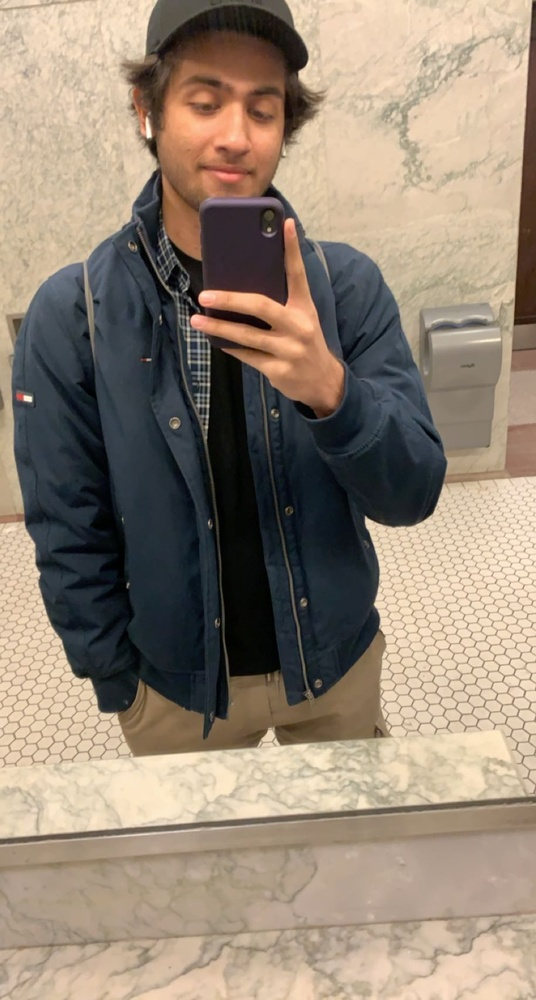
#> input picture unionPic.jpg, 536 x 1000 px, shrunk from 914 x 1706 before the run
$ python cartoonify.py
#> lines starting #> are read from the running program, lines starting #| are printed output that depends on the picture; after the words box and inside, x2 and y2 are one past the last pixel; in counts of white or black regions, pixels touching at a corner belong together
# -*- coding: utf-8 -*-
"""Cartoonify.ipynb

Automatically generated by Colaboratory.

Original file is located at
    https://colab.research.google.com/drive/1U0YydFHAeYnW2o3k_Q2Z6tvZaMjnx9E6
"""

import cv2
import numpy as np
from google.colab.patches import cv2_imshow

img = cv2.imread('unionPic.jpg')
#> img is the input picture: shape (1000, 536, 3); mean B, G, R 117.2, 133.1, 147.9

#edges
gray = cv2.cvtColor(img, cv2.COLOR_BGR2GRAY)
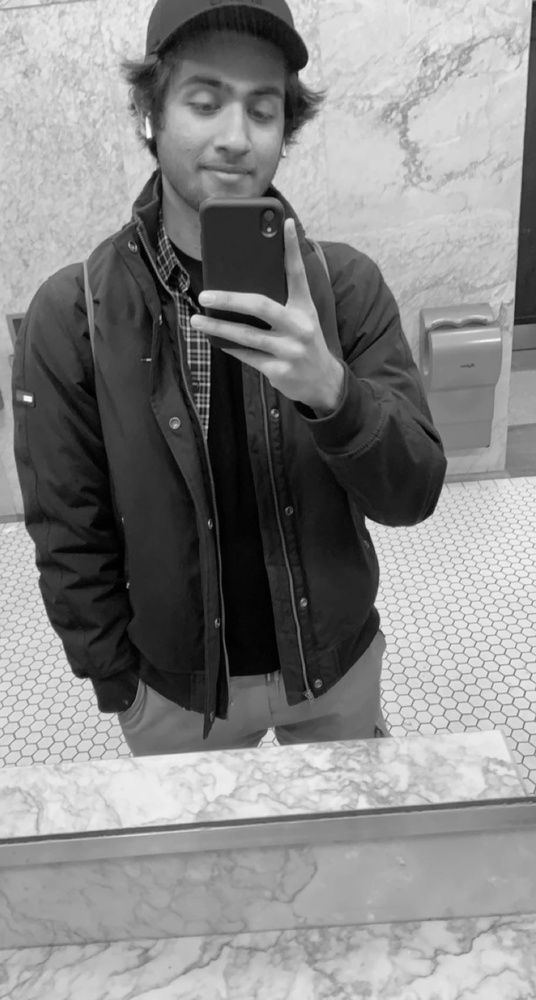
#> gray: shape (1000, 536); min 0, max 253, mean 135.7
gray = cv2.medianBlur(gray, 5)
edges = cv2.adaptiveThreshold(gray, 255, cv2.ADAPTIVE_THRESH_MEAN_C, cv2.THRESH_BINARY, 9, 4)
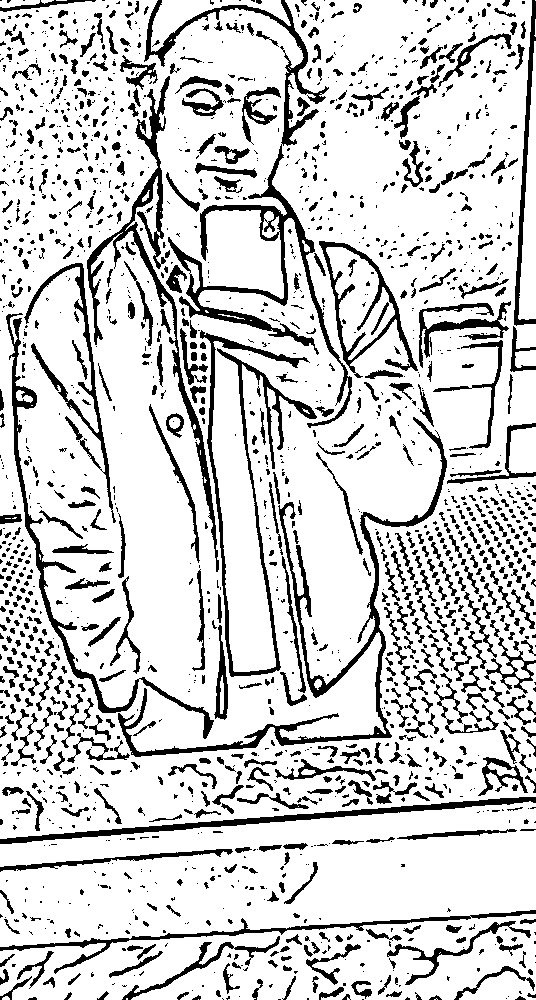
#> edges: shape (1000, 536); 81.8% white; 1806 black regions (1130 under 20 px), largest, box (x1, y1, x2, y2) and area: (144, 0, 352, 428) 7710, (118, 417, 447, 757) 5751, (87, 76, 219, 572) 4787
#edges = cv2.Canny(img,60,100)

#color
color = cv2.bilateralFilter(img, 13, 300, 300)
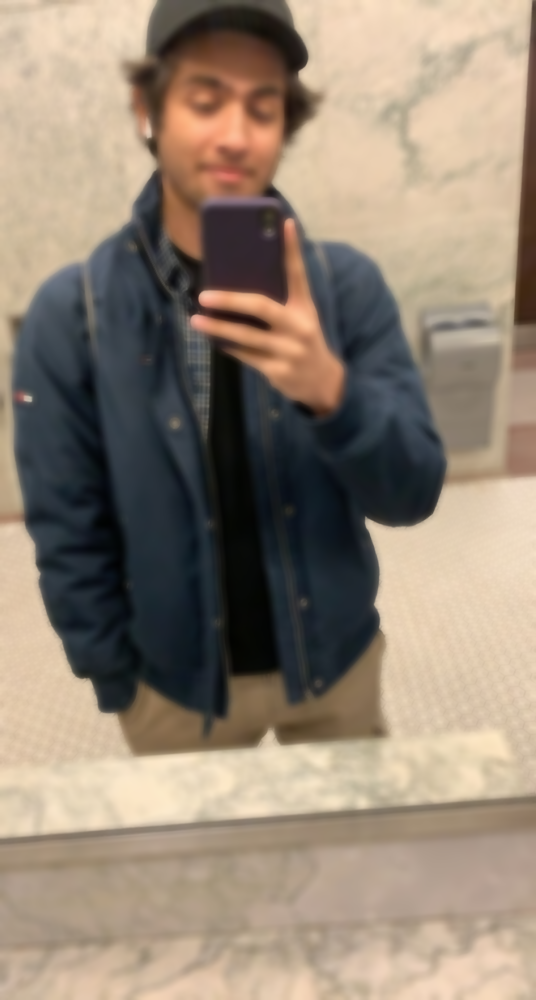
#> color: shape (1000, 536, 3); mean B, G, R 117.2, 133.1, 148

#cartoon
cartoon = cv2.bitwise_and(color, color, mask=edges)
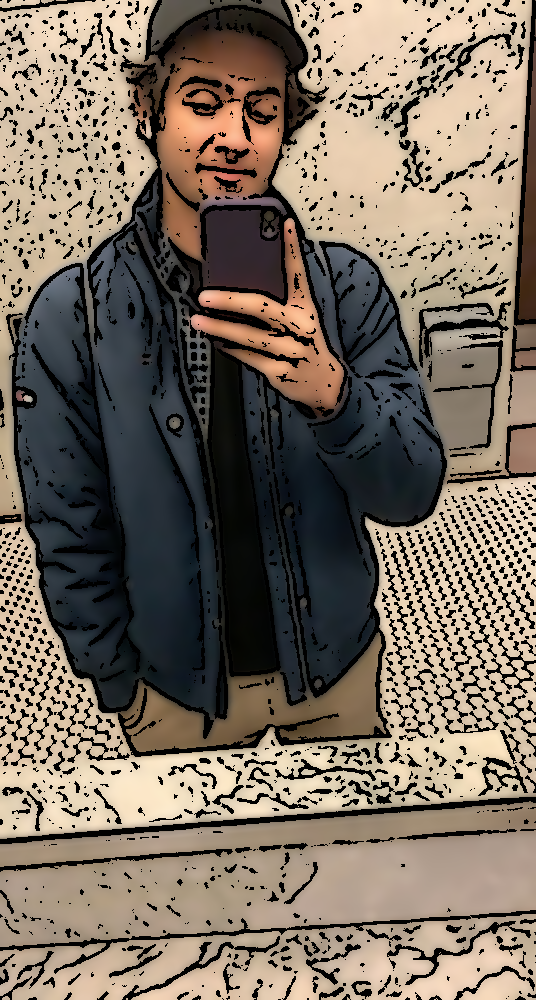
#> cartoon: shape (1000, 536, 3); mean B, G, R 97.3, 110.4, 122.7

cv2_imshow(img)
cv2_imshow(color)
cv2_imshow(edges)
cv2_imshow(cartoon)
cv2.waitKey(0)
cv2.destroyAllWindows()
